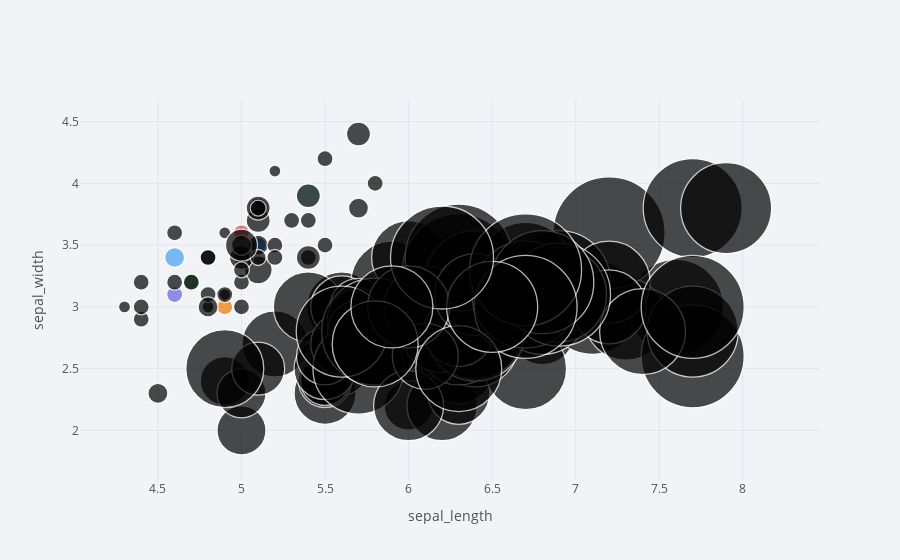

The notebook cell saved with this chart:
### Code cell
df.iplot(x = "sepal_length", y = 'sepal_width', kind = "bubble",size = 'petal_width', xTitle = 'sepal_length', yTitle = 'sepal_width')

### Figure 1 — Plotly figure (JSON) as saved in the notebook; plotly's stock layout.template omitted (floating-point values rounded to 4 significant figures; data arrays with more than 128 entries replaced by an {"elided": "..."} marker saying what was removed)
{"data": [{"marker": {"color": ["rgb(0, 128, 240)", "rgb(238, 118, 0)", "rgb(48, 144, 84)", "rgb(98, 98, 222)", "rgb(217, 66, 85)", "rgb(173, 252, 252)", "rgb(70, 160, 240)"], "line": {"width": 1.3}, "size": {"elided": "150 int values"}, "symbol": "circle"}, "mode": "markers", "text": "", "type": "scatter", "x": {"elided": "150 float values"}, "y": {"elided": "150 float values"}}], "layout": {"legend": {"bgcolor": "#F2F3F7", "font": {"color": "#505050"}}, "paper_bgcolor": "#F2F3F7", "plot_bgcolor": "#F2F3F7", "title": {"font": {"color": "#484848"}}, "xaxis": {"gridcolor": "#E1E5ED", "showgrid": true, "tickfont": {"color": "#505050"}, "title": {"font": {"color": "#505050"}, "text": "sepal_length"}, "zerolinecolor": "#E1E5ED"}, "yaxis": {"gridcolor": "#E1E5ED", "showgrid": true, "tickfont": {"color": "#505050"}, "title": {"font": {"color": "#505050"}, "text": "sepal_width"}, "zerolinecolor": "#E1E5ED"}}}
